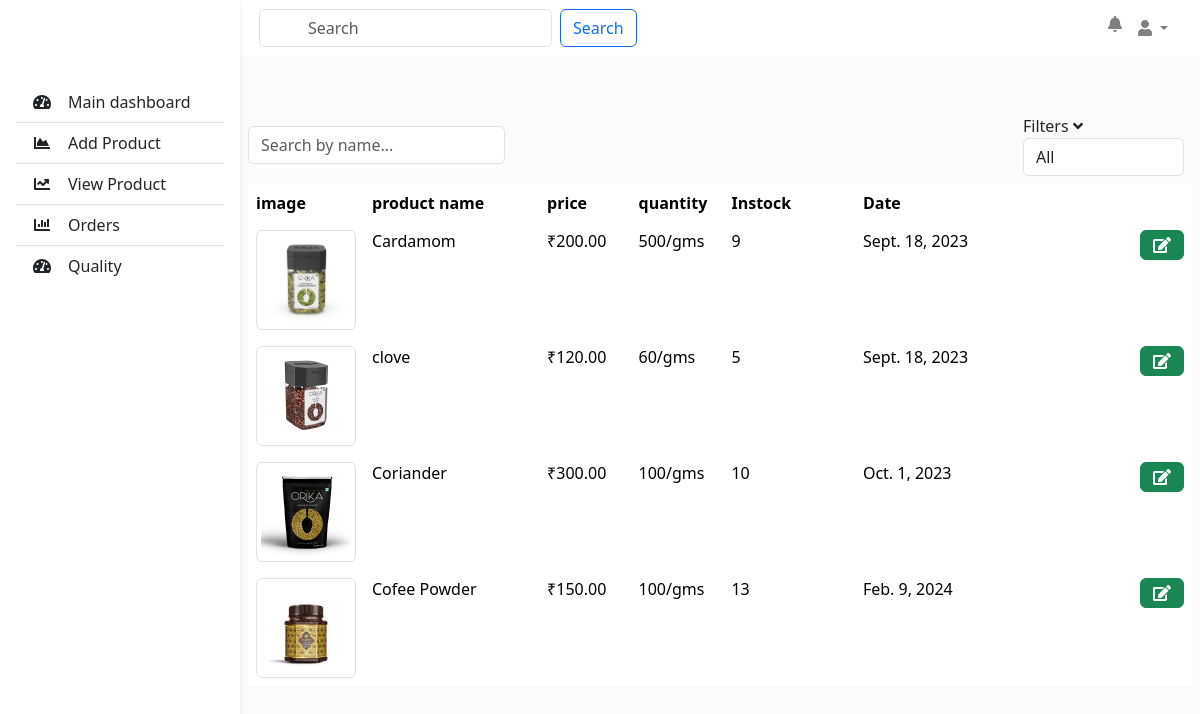
Page /seller_product_listing/ (signed in) on the earlier database version.
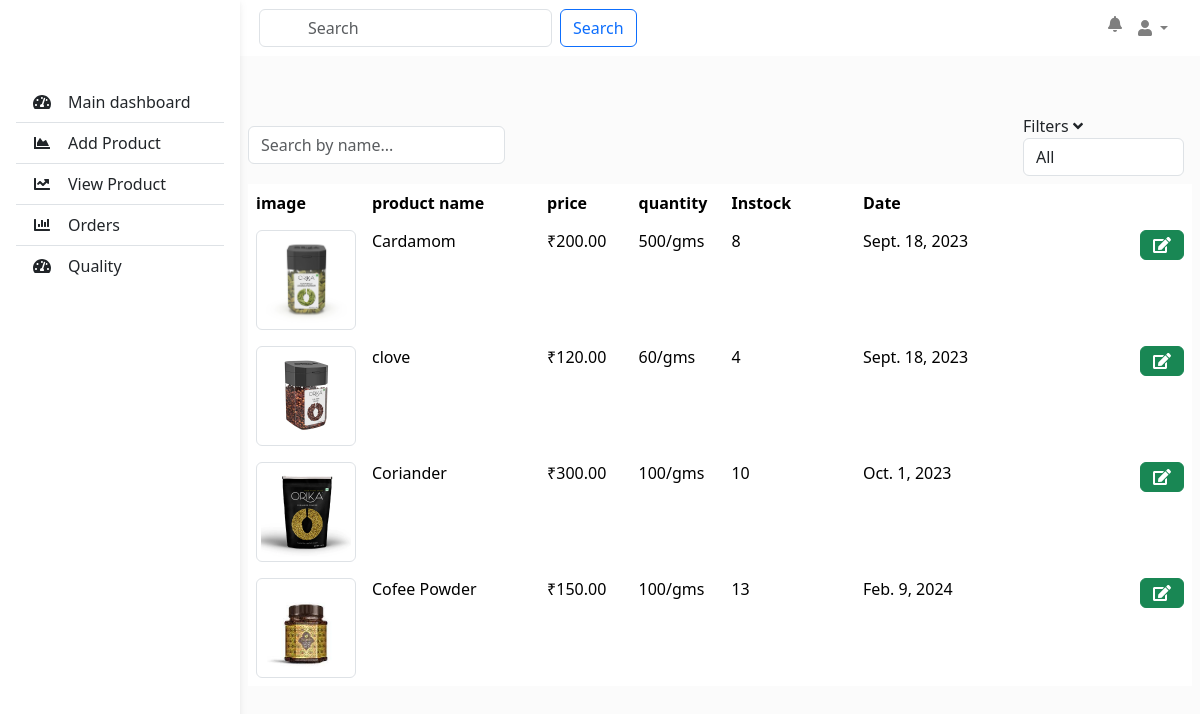
Same page on the later database version.
### storeapp/models.py (models this page shows, shortened)
class Product(models.Model):
    product_name = models.CharField(max_length=255,null=True)
    description = models.TextField()
    image = models.ImageField(upload_to='products/', null=True, blank=True)
    quantity_value = models.PositiveIntegerField(default=100,null=True)
    quantity_prefix = models.CharField(max_length=10, choices=[('gms', 'gms'), ('kg', 'kg')], default='gms')
    stock = models.PositiveIntegerField(default=1,null=True)
    price = models.DecimalField(max_digits=10, decimal_places=2,null=True)
    date_added = models.DateField(default=timezone.now)
    brand_name = models.CharField(max_length=255, default="",null=True)
    seller = models.ForeignKey(CustomUser, on_delete=models.CASCADE, null=True, blank=True)
    batch_no=models.CharField(max_length=10,default="",null=True)
    average_rating = models.FloatField(default=0.0)
    STATUS_CHOICES = [
        ('In Stock', 'In Stock'),
        ('Out of Stock', 'Out of Stock'),
    ]
    status = models.CharField(max_length=15, choices=STATUS_CHOICES, default='In Stock')
    category = models.CharField(max_length=100, null=True)
    subcategory = models.CharField(max_length=100, null=True)

### storeapp/views.py (the view)
# urls.py: path('seller_product_listing/', views.seller_product_listing, name='seller_product_listing'),
@never_cache
@login_required(login_url='loginredirect')
def seller_product_listing(request):
    if request.user.is_seller:
        current_seller = request.user
        seller_products = Product.objects.filter(seller=current_seller)
        context = {
            'seller_products': seller_products
        }
        return render(request, 'product_list.html', context)
    else:
        return redirect('seller_register')

### template/product_list.html (shortened to what the changed rows need)
<html>
<head>
<link rel="stylesheet" href="https://maxcdn.bootstrapcdn.com/bootstrap/4.5.2/css/bootstrap.min.css">
        <link href="https://cdn.jsdelivr.net/npm/bootstrap@5.3.2/dist/css/bootstrap.min.css" rel="stylesheet">
        <link rel="stylesheet" href="https://cdn.jsdelivr.net/npm/bootstrap-icons@1.11.1/font/bootstrap-icons.css">
    </head>
  <main style="margin-top: 58px">
    <div class="container mt-5 px-2">
        <div class="table-responsive">
            <table class="table table-responsive table-borderless">
                <thead>
                    <tr class="bg-light">
                        <th scope="col" width="5%">image</th>
                        <th scope="col" width="20%">product name</th>
                        <th scope="col" width="10%">price</th>
                        <th scope="col" width="10%">quantity</th>
                        <th scope="col" width="15%">Instock</th>
                        <th scope="col" width="15%">Date</th>
                        <th scope="col" class="text-end" width="30%"></th>
                    </tr>
                </thead>
                <tbody>
                    {% for product in seller_products %}
                    <tr>
                        <td>
                            <img src="{{ product.image.url }}" alt="{{ product.product_name }}" class="img-thumbnail" style="max-width: 100px;">
                        </td>
                        <td class="product-name">{{ product.product_name }}</td>
                        <td class="price">₹{{ product.price }}</td>
                        <td class="quantity"> {{ product.quantity_value }}/{{product.quantity_prefix}}</td>
                        <td class="stock">{{ product.stock }}</td>
                        <td class="date">{{ product.date_added }}</td>
                        <td class="text-end">
                            <a href={% url "update_product" product.id %}><button type="button" class="btn btn-success"><i class="fas fa-edit"></i></button></a>
                        </td>
                    </tr>
                    {% endfor %}
                </tbody>
            </table>
        </div>
    </div>
</main>
    <link rel="stylesheet" type="text/css" href="https://cdn.datatables.net/1.11.10/css/jquery.dataTables.css">
  </html>

Differences in the rows shown:
changed Product "Cardamom": stock "9" → "8"
changed Product "clove": stock "5" → "4"
